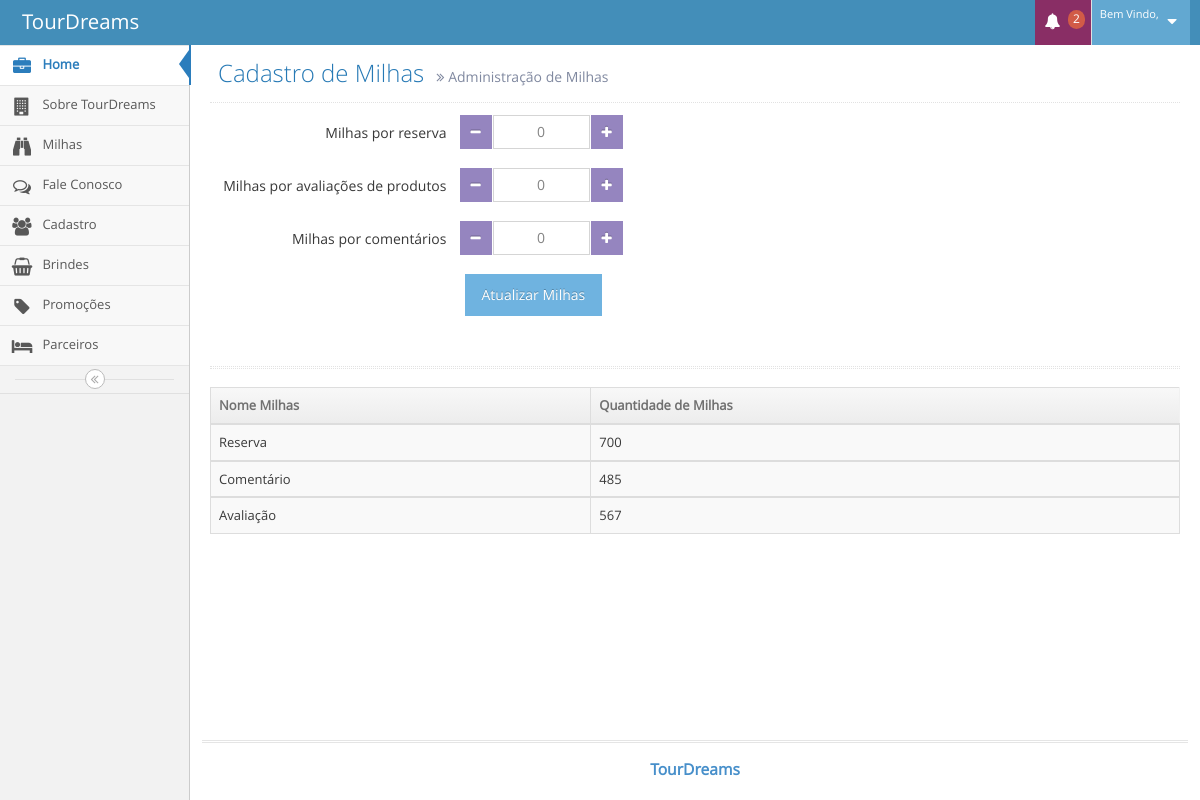
The page /tour_dreams/TourDreams/CMS/admMilhas.php on the database its author committed.
### tables this page shows
CREATE TABLE `tbl_milhas` (
  `id_milhas` int(11) NOT NULL AUTO_INCREMENT,
  `tipo_milhas` varchar(70) NOT NULL,
  `qtd_milhas` int(11) NOT NULL,
  PRIMARY KEY (`id_milhas`)
);

### tour_dreams/TourDreams/CMS/admMilhas.php (the view, shortened to what this page needs)
<?php
	$nome_administrador = $_GET['nome_administrador'];
	$id_administrador = $_GET['id_administrador'];
?>
<!DOCTYPE html>
<html lang="pt-br">
	<head>
		<link rel="stylesheet" href="assets/css/bootstrap.min.css" />
		<link rel="stylesheet" href="assets/font-awesome/4.5.0/css/font-awesome.min.css" />
		<link rel="stylesheet" href="assets/css/jquery-ui.custom.min.css" />
		<link rel="stylesheet" href="assets/css/chosen.min.css" />
		<link rel="stylesheet" href="assets/css/bootstrap-datepicker3.min.css" />
		<link rel="stylesheet" href="assets/css/bootstrap-timepicker.min.css" />
		<link rel="stylesheet" href="assets/css/daterangepicker.min.css" />
		<link rel="stylesheet" href="assets/css/bootstrap-datetimepicker.min.css" />
		<link rel="stylesheet" href="assets/css/bootstrap-colorpicker.min.css" />
		<link rel="stylesheet" href="assets/css/ace.min.css" class="ace-main-stylesheet" id="main-ace-style" />
		<link rel="stylesheet" href="assets/css/ace-skins.min.css" />
		<link rel="stylesheet" href="assets/css/ace-rtl.min.css" />
	</head>
	<body class="no-skin">
		<div id="navbar" class="navbar navbar-default          ace-save-state">
			<div class="navbar-container ace-save-state" id="navbar-container">
				<div class="navbar-header pull-left">
					<a href="index.html" class="navbar-brand">
						<small>
							TourDreams
						</small>
					</a>
				</div>
				<div class="navbar-buttons navbar-header pull-right" role="navigation">
					<ul class="nav ace-nav">
						<li class="purple dropdown-modal">
							<a data-toggle="dropdown" class="dropdown-toggle" href="#">
								<i class="ace-icon fa fa-bell icon-animated-bell"></i>
								<span class="badge badge-important">2</span>
							</a>
						</li>
						<li class="light-blue dropdown-modal">
							<a data-toggle="dropdown" href="#" class="dropdown-toggle">
								<span class="user-info">
									<small>Bem Vindo,</small>
								</span>
								<i class="ace-icon fa fa-caret-down"></i>
							</a>
						</li>
					</ul>
				</div>
			</div>
		</div>
		<div class="main-container ace-save-state" id="main-container">
			<div id="sidebar" class="sidebar                  responsive                    ace-save-state">
				<ul class="nav nav-list">
					<li class="active">
						<a href="home.php?nome_administrador=<?php echo$_GET['nome_administrador'];?>&id_administrador=<?php echo$_GET['id_administrador'];?>">
							<i class="menu-icon fa fa-briefcase"></i>
							<span class="menu-text"> Home </span>
						</a>
					</li>
					<li class="">
						<a href="admSobre.php?nome_administrador=<?php echo$_GET['nome_administrador'];?>&id_administrador=<?php echo$_GET['id_administrador'];?>">
							<i class="menu-icon fa fa-building"></i>
							<span class="menu-text">  Sobre TourDreams </span>
						</a>
					</li>
					<li class="">
						<a href="admMilhas.php?nome_administrador=<?php echo$_GET['nome_administrador'];?>&id_administrador=<?php echo$_GET['id_administrador'];?>">
							<i class="menu-icon fa fa-binoculars"></i>
							<span class="menu-text"> Milhas </span>
						</a>
					</li>
					<li class="">
						<a href="admFale.php?nome_administrador=<?php echo$_GET['nome_administrador'];?>&id_administrador=<?php echo$_GET['id_administrador'];?>">
							<i class="menu-icon fa fa-comments-o"></i>
							<span class="menu-text"> Fale Conosco </span>
						</a>
					</li>
					<li class="">
						<a href="admUser.php?nome_administrador=<?php echo$_GET['nome_administrador'];?>&id_administrador=<?php echo$_GET['id_administrador'];?>">
							<i class="menu-icon fa fa-users"></i>
							<span class="menu-text"> Cadastro </span>
						</a>
					</li>
					<li class="">
						<a href="admBrindes.php?nome_administrador=<?php echo$_GET['nome_administrador'];?>&id_administrador=<?php echo$_GET['id_administrador'];?>">
							<i class="menu-icon fa fa-shopping-basket"></i>
							<span class="menu-text"> Brindes </span>
						</a>
					</li>
					<li class="">
						<a href="admPromocoes.php?nome_administrador=<?php echo$_GET['nome_administrador'];?>&id_administrador=<?php echo$_GET['id_administrador'];?>">
							<i class="menu-icon fa fa-tag"></i>
							<span class="menu-text"> Promoções </span>
						</a>
					</li>
					<li class="">
						<a href="parceiros.php?nome_administrador=<?php echo$_GET['nome_administrador'];?>&id_administrador=<?php echo$_GET['id_administrador'];?>">
							<i class="menu-icon fa fa-bed"></i>
							<span class="menu-text"> Parceiros </span>
						</a>
					</li>
				</ul>
				<div class="sidebar-toggle sidebar-collapse" id="sidebar-collapse">
					<i id="sidebar-toggle-icon" class="ace-icon fa fa-angle-double-left ace-save-state" data-icon1="ace-icon fa fa-angle-double-left" data-icon2="ace-icon fa fa-angle-double-right"></i>
				</div>
			</div>
			<div class="main-content">
				<div class="main-content-inner">
					<div class="page-content">
						<div class="page-header">
							<h1>
								Cadastro de Milhas
								<small>
									<i class="ace-icon fa fa-angle-double-right"></i>
									Administração de Milhas
								</small>
							</h1>
						</div>
						<div class="row">
							<div class="col-xs-12">
								<form class="form-horizontal" role="form" action="admMilhas.php?nome_administrador=<?php echo($nome_administrador);?>&id_administrador=<?php echo($id_administrador);?>" name="frmMilhas" method="post">
									<div class="form-group">
										<label class="col-sm-3 control-label no-padding-right" for="form-field-1"> Milhas por reserva </label>
										<div class="col-sm-9">
											<input type="text" id="spinner4" name="milhas_reserva" />
										</div>
									</div>
									<div class="space-4"></div>
									<div class="form-group">
										<label class="col-sm-3 control-label no-padding-right" for="form-field-1"> Milhas por avaliações de produtos </label>
										<div class="col-sm-9">
											<input type="text" id="spinner5" name="milhas_avaliacoes"/>
										</div>
									</div>
									<div class="space-4"></div>
									<div class="form-group">
										<label class="col-sm-3 control-label no-padding-right" for="form-field-1"> Milhas por comentários </label>
										<div class="col-sm-9">
											<input type="text" id="spinner6" name="milhas_comentarios"/>
										</div>
									</div>
									<div class="space-4"></div>
									<div class="clearfix form-actions">
										<div class="col-md-offset-3 col-md-9">
											<input class="btn btn-info" type="submit" name="btn_atualizar_milhas" value="Atualizar Milhas">
										</div>
									</div>
								</form>
							</div>
						</div>
					</div>
					<div class="page-content">
						<div class="row">
							<div class="col-xs-12">
								<div class="hr hr-18 dotted hr-double"></div>
								<div>
											<table id="dynamic-table" class="table table-striped table-bordered table-hover">
												<thead>
													<tr>
														<th>Nome Milhas</th>
														<th>Quantidade de Milhas</th>
													</tr>
												</thead>
												<?php
												$sql = "select * from tbl_milhas";
												$select = mysql_query($sql);
												while($rs = mysql_fetch_array($select)){
												?>
												<tbody>
													<tr>
														<td>
															<?php echo($rs['tipo_milhas']);?>
														</td>
														<td><?php echo($rs['qtd_milhas']);?></td>
													</tr>
													<?php
														}
													?>
												</tbody>
											</table>
										</div>
							</div>
						</div>
					</div>
				</div>
			</div>
			<div class="footer">
				<div class="footer-inner">
					<div class="footer-content">
						<span class="bigger-120">
							<span class="blue bolder">TourDreams</span>
						</span>
					</div>
				</div>
			</div>
		</div>
	</body>
</html>

### rows shown on the page
tbl_milhas: tipo_milhas "Reserva", qtd_milhas "700"
tbl_milhas: tipo_milhas "Comentário", qtd_milhas "485"
tbl_milhas: tipo_milhas "Avaliação", qtd_milhas "567"
